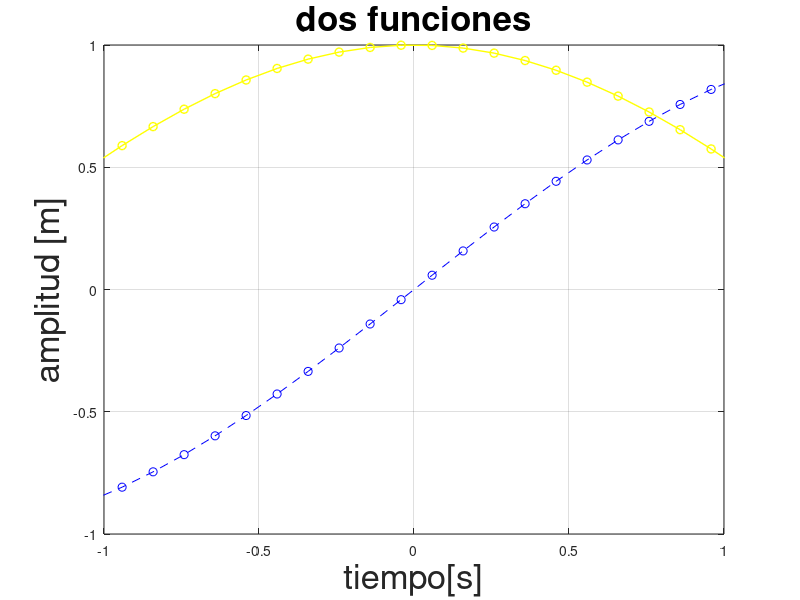

The MATLAB script that drew this image:
clear all 
clc
x=[-pi:0.1:pi];
y=sin(x);
z=cos(x);
plot(x,y,'b--o',x,z,'-oy','lineWidth',1)
grid
title('dos funciones','fontSize',25)
xlabel('tiempo[s]','fontSize',25)
ylabel('amplitud [m]','fontSize',25) 
axis([-1 1 -1 1])
